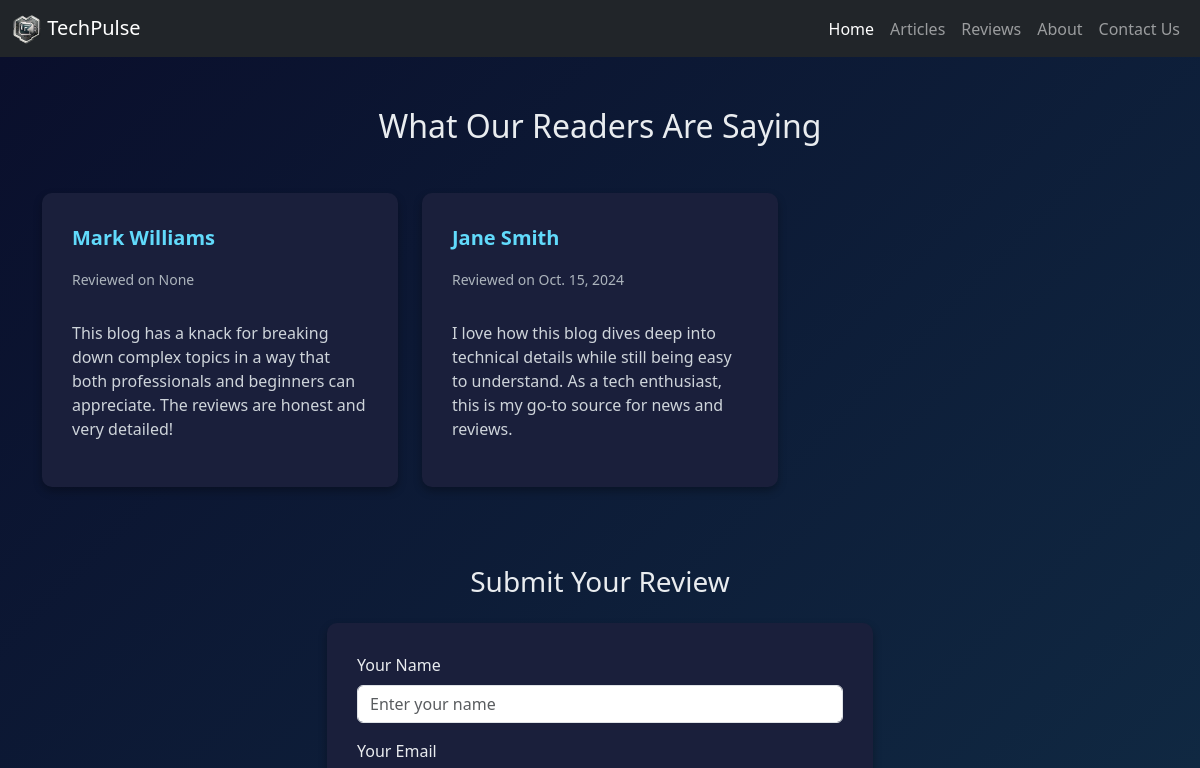
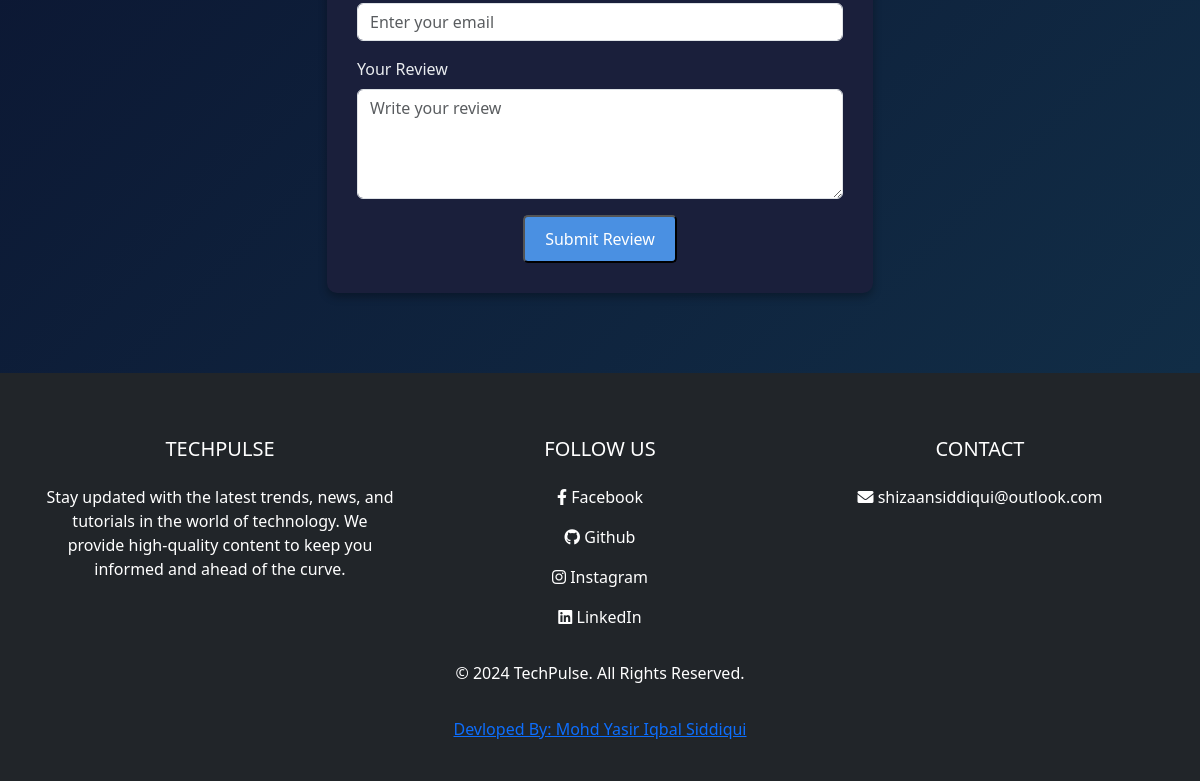
Before: /review/ with the older database file (2 pictures, top to bottom).
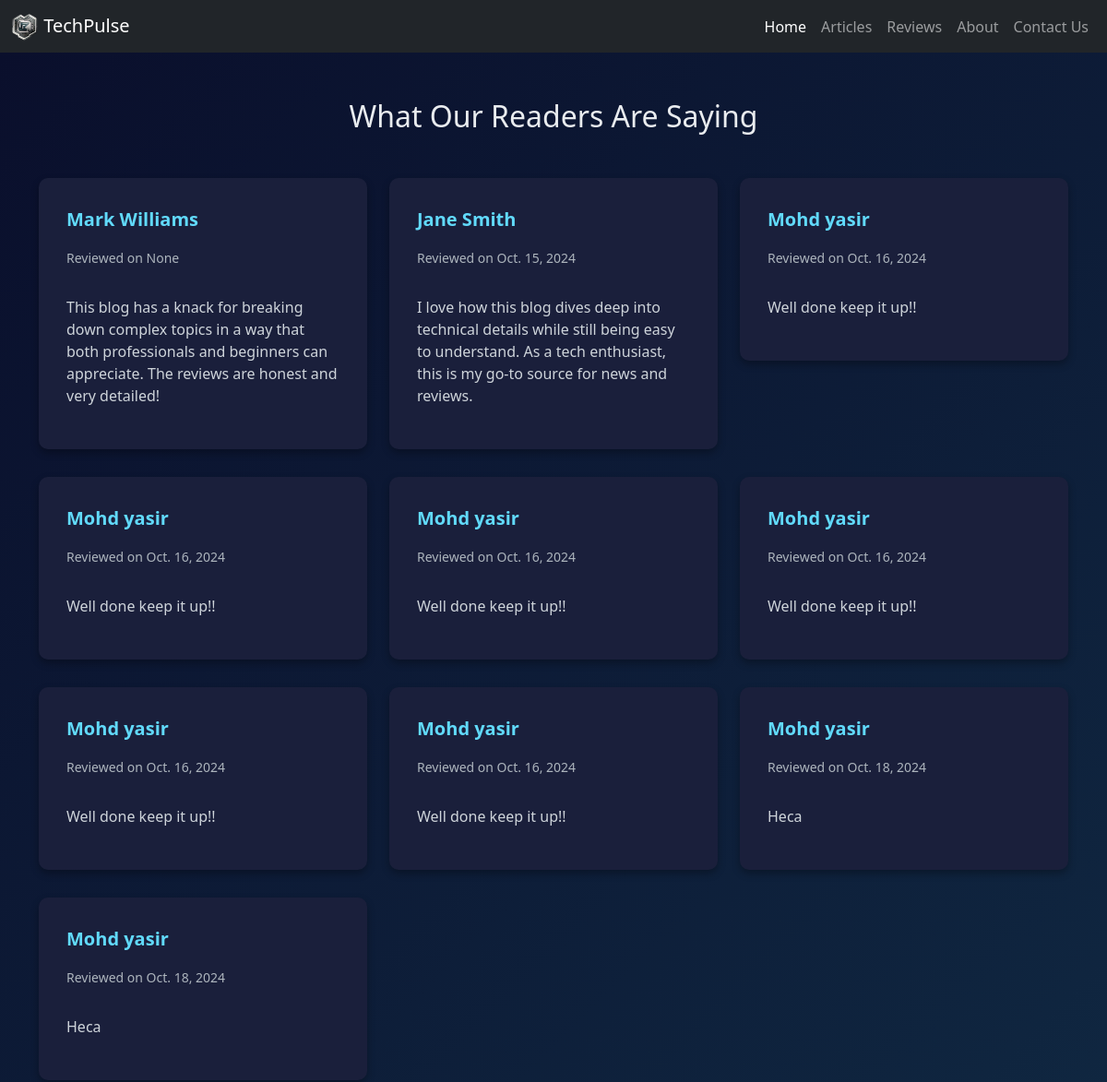
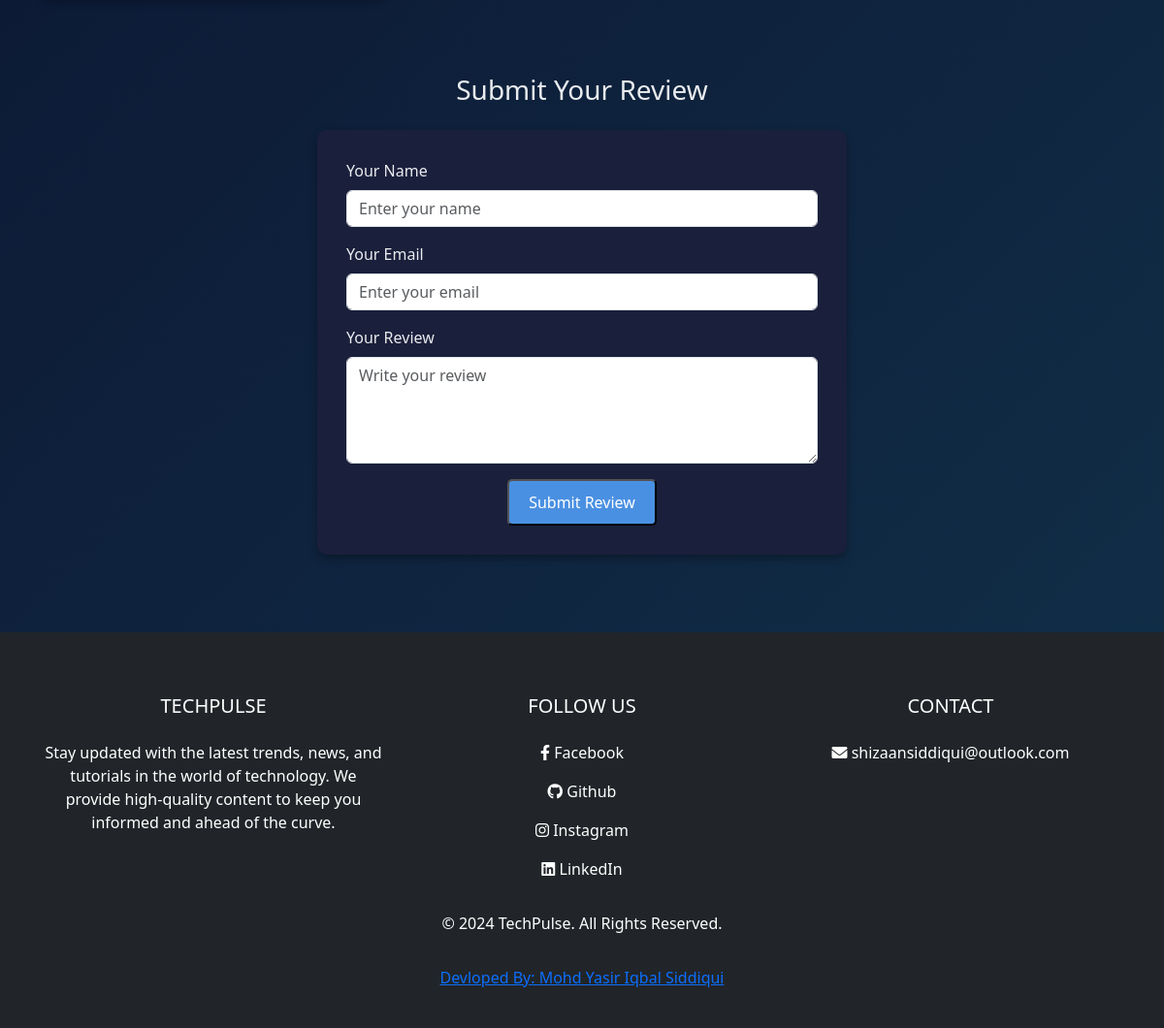
After: the same page with the newer database file (2 pictures, top to bottom).
### user/models.py (models this page shows, shortened)
class review(models.Model):
    name = models.CharField(max_length=50, null=True)
    email = models.EmailField(max_length=50, null=True)
    feedback = models.TextField(null=True)
    date = models.DateField(auto_now_add=True)

### user/views.py (the view, shortened to what this page needs)
# urls.py: path('review/', views.review1,name='review'),
def review1(request):
    rev = review.objects.all()
    return render(request,'review.html',{'rev': rev})

### templates/review.html (shortened to what this page needs)
{% extends "base.html" %}
  {% block content %}
  <link href="https://cdn.jsdelivr.net/npm/bootstrap@5.3.0-alpha1/dist/css/bootstrap.min.css" rel="stylesheet">
</head>
<body>
  <section class="review-section">
    <div class="container">
      <h2 class="text-center mb-5">What Our Readers Are Saying</h2>
      <div class="row">
        {% for rev in rev %}
        <div class="col-md-4">
          <div class="review-card">
            <div class="d-flex justify-content-between">
              <div>
                <p class="reviewer-name">{{rev.name}}</p>
                <p class="review-date">Reviewed on {{rev.date}}</p>
              </div>
            </div>
            <p class="review-content">{{rev.feedback|truncatewords:50}}</p>
          </div>
        </div>
        {% endfor %}
      </div>
      <h3 class="text-center mt-5">Submit Your Review</h3>
      <div class="row justify-content-center mt-4">
        <div class="col-md-6">
          <div class="review-card">
            <form method="post" enctype="multipart/form-data">
              <div class="mb-3">
                <label for="reviewerName" class="form-label">Your Name</label>
                <input type="text" class="form-control" id="reviewerName" placeholder="Enter your name" name="name">
              </div>
              <div class="mb-3">
                <label for="reviewerEmail" class="form-label">Your Email</label>
                <input type="email" class="form-control" id="reviewerEmail" placeholder="Enter your email" name="email">
              </div>
              <div class="mb-3">
                <label for="reviewContent" class="form-label">Your Review</label>
                <textarea class="form-control" id="reviewContent" rows="4" placeholder="Write your review" name="feedback"></textarea>
              </div>
              <div class="text-center">
                <button type="submit" class="add-review-btn" value="save">Submit Review</button>
              </div>
            </form>
          </div>
        </div>
      </div>
    </div>
  </section>
 {% endblock %}

Changed rows visible on the page:
added review: name "Mohd yasir", date "Oct. 16, 2024", feedback "Well done keep it up!!"
added review: name "Mohd yasir", date "Oct. 16, 2024", feedback "Well done keep it up!!"
added review: name "Mohd yasir", date "Oct. 16, 2024", feedback "Well done keep it up!!"
added review: name "Mohd yasir", date "Oct. 16, 2024", feedback "Well done keep it up!!"
added review: name "Mohd yasir", date "Oct. 16, 2024", feedback "Well done keep it up!!"
added review: name "Mohd yasir", date "Oct. 16, 2024", feedback "Well done keep it up!!"
added review: name "Mohd yasir", date "Oct. 18, 2024", feedback "Heca"
added review: name "Mohd yasir", date "Oct. 18, 2024", feedback "Heca"
